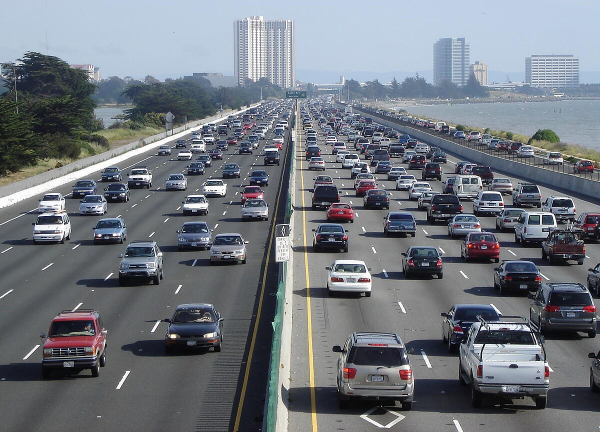
#> input picture cameratest/objectdetectie/aaa.jpg, 1200 x 864 px, given in place of the camera (shown at 1/2 size)
$ python lineindicator_camera.py
#> lines starting #> are read from the running program, lines starting #| are printed output that depends on the picture; after the words box and inside, x2 and y2 are one past the last pixel; in counts of white or black regions, pixels touching at a corner belong together
import cv2
import numpy as np

def region_of_interest(img, vertices):
    mask = np.zeros_like(img)
    cv2.fillPoly(mask, vertices, 255)
    masked = cv2.bitwise_and(img, mask)
    return masked

def get_x_at_ytarget(y_target, x1, y1, x2, y2):
    if y1 == y2:
        return None
    x_at_target = int(x1 + (((y_target - y1) * (x2 - x1) ) / (y2 - y1)))
    return x_at_target

def detect_lanes():
    capture = cv2.VideoCapture(1)

    if not capture.isOpened():
        print("Error: Could not open video.")
        return

    while True:
        ret, frame = capture.read()
#> frame is the input picture: shape (864, 1200, 3); mean B, G, R 126.9, 119.3, 113.9

        if not ret:
            break

        gray = cv2.cvtColor(frame, cv2.COLOR_BGR2GRAY)
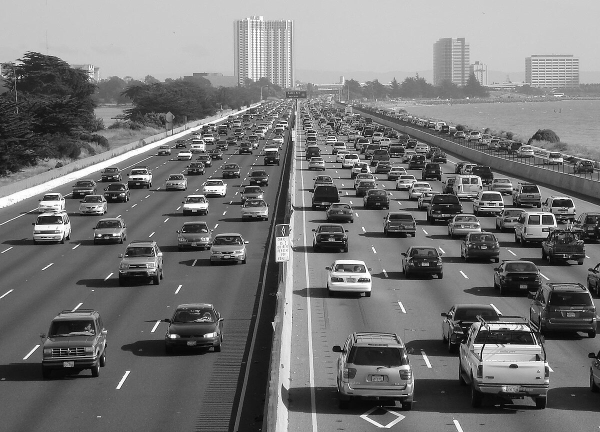
#> gray: shape (864, 1200) (shown at 1/2 size); min 0, max 255, mean 118.6
        blurred = cv2.GaussianBlur(gray, (5, 5), 0)
        edges = cv2.Canny(blurred, 50, 150)
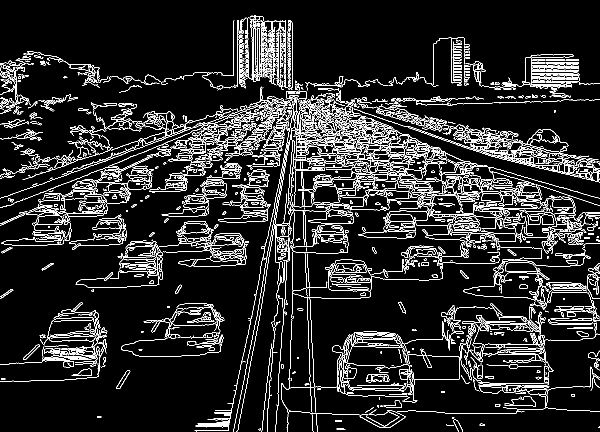
#> edges: shape (864, 1200) (shown at 1/2 size); 9.8% white in thin lines or dots

        height, width = edges.shape
#> height = 864; width = 1200
        region_vertices = [(0, height), (width // 2, height // 2), (width, height)]
#> region_vertices = [(0, 864), (600, 432), (1200, 864)]
        roi = region_of_interest(edges, np.array([region_vertices], np.int32))
#> in region_of_interest, `cv2.fillPoly(mask, vertices, 255)`:
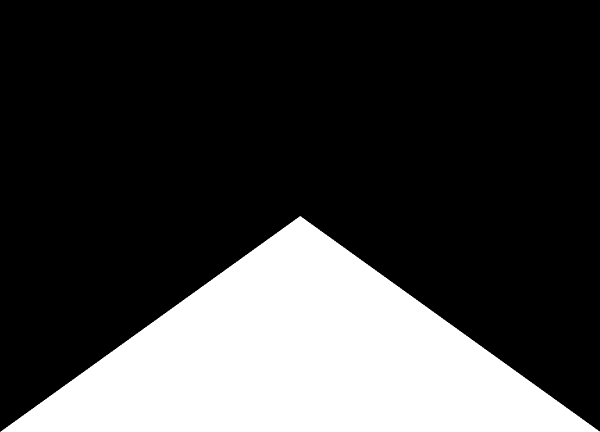
#> mask: shape (864, 1200) (shown at 1/2 size); 25% white; 1 white region, box (x1, y1, x2, y2) and area: (1, 432, 1200, 864) 259368
#> in region_of_interest, `masked = cv2.bitwise_and(img, mask)`:
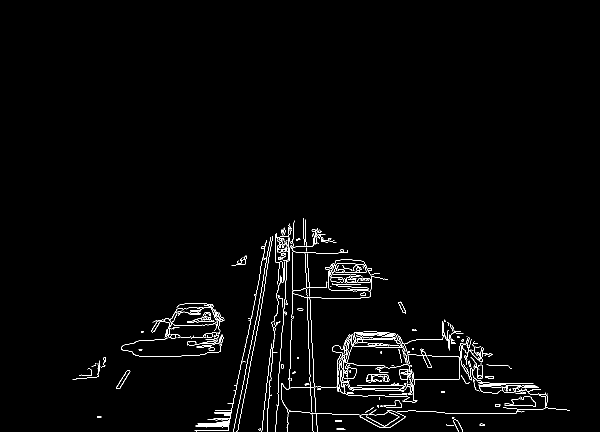
#> masked: shape (864, 1200) (shown at 1/2 size); 1.6% white in thin lines or dots, all inside (x1, y1, x2, y2) = (145, 436, 1140, 864)

        lines = cv2.HoughLinesP(roi, 1, np.pi / 180, 50, np.array([]), minLineLength=25, maxLineGap=300)
#> lines = 102 rows, first 6: [614, 492, 633, 850], [472, 777, 1063, 767], [575, 862, 588, 494], [524, 860, 567, 456], [475, 861, 550, 473], [454, 861, 527, 516]

        left_x_values = []
        right_x_values = []
        y_target = 500

        if lines is not None: #per frame
            for line in lines: #per line in het frame
                for x1, y1, x2, y2 in line:
                    cv2.line(frame, (x1, y1), (x2, y2), (0, 0, 255), 5)

                    x_at_target = get_x_at_ytarget(y_target, x1, y1, x2, y2)
                    if x_at_target is not None:
                        if x_at_target < width // 2: #linker helft scherm
                            left_x_values.append(x_at_target)
                        else: #rechter helft scherm
                            right_x_values.append(x_at_target)
#> this loop made 102 passes
#> line on passes 1, 2, 3, 4, 5, 6, 7, 8, 9, 11, 12, 13: [[614, 492, 633, 850]], [[472, 777, 1063, 767]], [[575, 862, 588, 494]], [[524, 860, 567, 456]], [[475, 861, 550, 473]], [[454, 861, 527, 516]], [[550, 863, 579, 447]], [[153, 756, 1094, 788]], [[485, 774, 523, 579]], [[303, 660, 948, 682]], [[277, 681, 963, 717]], [[235, 770, 1091, 785]]
#> line on passes 10, 36, 45, 53, 55: [[429, 827, 1030, 827]], [[513, 581, 741, 581]], [[187, 731, 1016, 731]], [[535, 823, 1048, 823]], [[391, 853, 921, 853]]
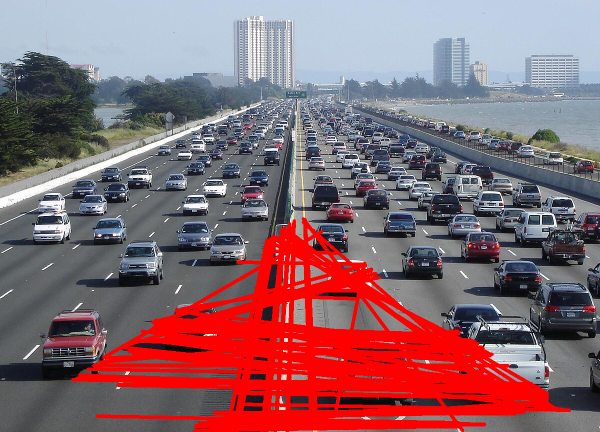
#> frame: shape (864, 1200, 3) (shown at 1/2 size); 15.76% of pixels changed, all inside (x1, y1, x2, y2) = (142, 434, 1143, 864)
#> after the loop, left_x_values = 63 values, max 597 at index 26, min -20413 at index 47, mean -3081.7; right_x_values = 29 values, max 21688 at index 9, min 608 at index 16, mean 4793.4

        if left_x_values and right_x_values:
            avg_x = int((np.mean(left_x_values) + np.mean(right_x_values)) / 2)
#> avg_x = 855
            cv2.line(frame, (avg_x, 490), (avg_x, 510), (255, 255, 0), 3)
#> frame: shape (864, 1200, 3); 0.01% of pixels changed, all inside (x1, y1, x2, y2) = (853, 488, 858, 513)


        kart_middle_x = width / 2
#> kart_middle_x = 600
        if kart_middle_x - 50 > avg_x:
            print("turn left")
        elif kart_middle_x + 50 < avg_x:
            print("turn right")


        cv2.imshow("Lane Detection", frame)

        if cv2.waitKey(1) & 0xFF == ord('q'):
#> (key q is pressed here)
            break

    capture.release()
    cv2.destroyAllWindows()

detect_lanes()
